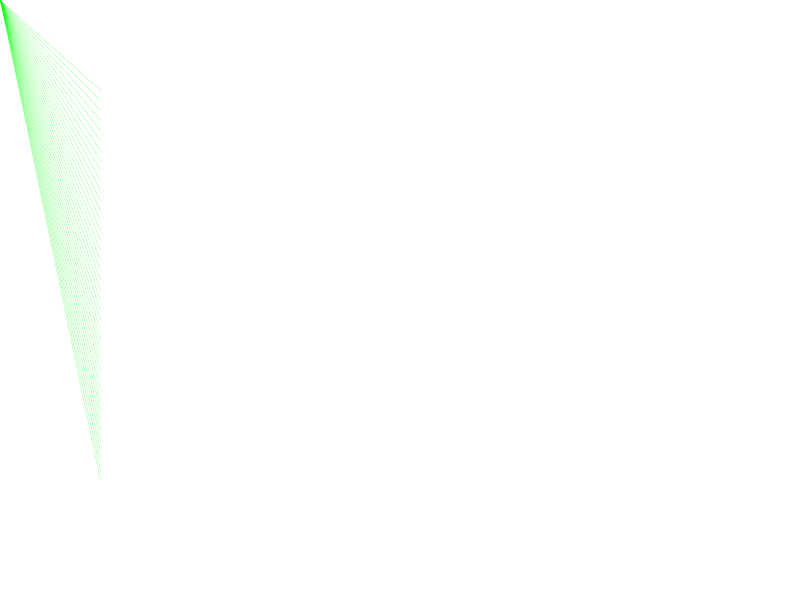
Frame 1 (no input)
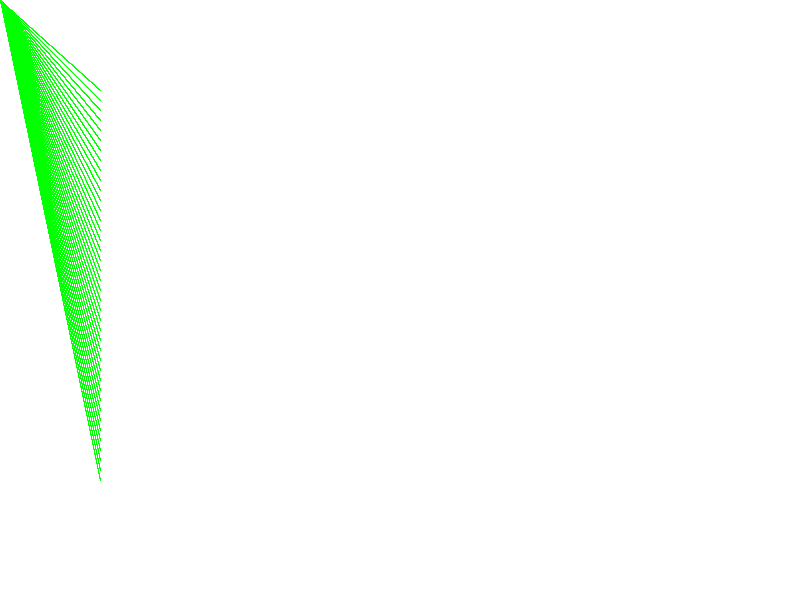
Frame 60 (the mouse pressed at the canvas centre just before this capture)
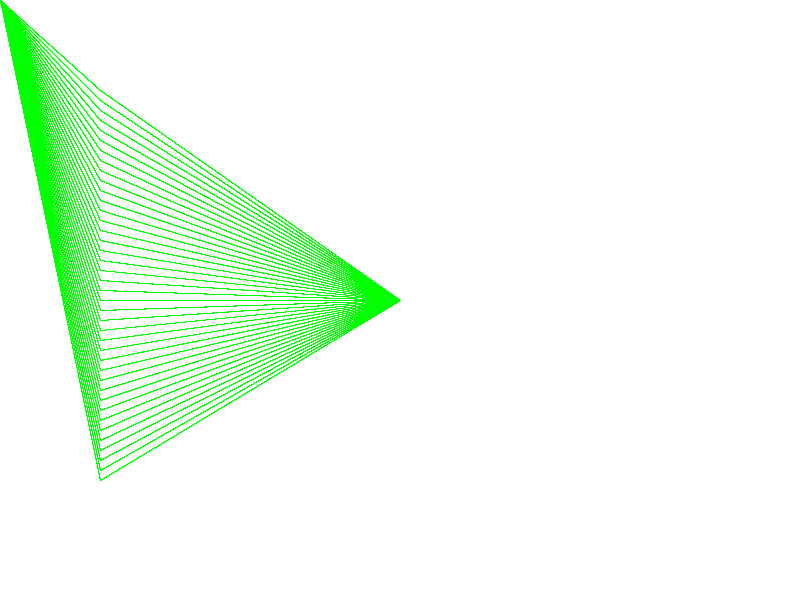
Frame 120 (the mouse held since frame 60 and released just before this capture)

The Processing sketch that drew these frames (run headless with seeded random() and noise(); from frame 60 on, the mouse is pressed at the canvas centre):

// Processing sketch: processing_182233
// ── processing_182233.pde

void setup()
{
size(800,600);
background(255);
}
void draw()
{
for(int i=1; i<=40; i=i+1)
{
  strokeWeight(0.2);
  stroke(0,255,0);
  line(100,i*10+80,mouseX,mouseY); 
}
}
